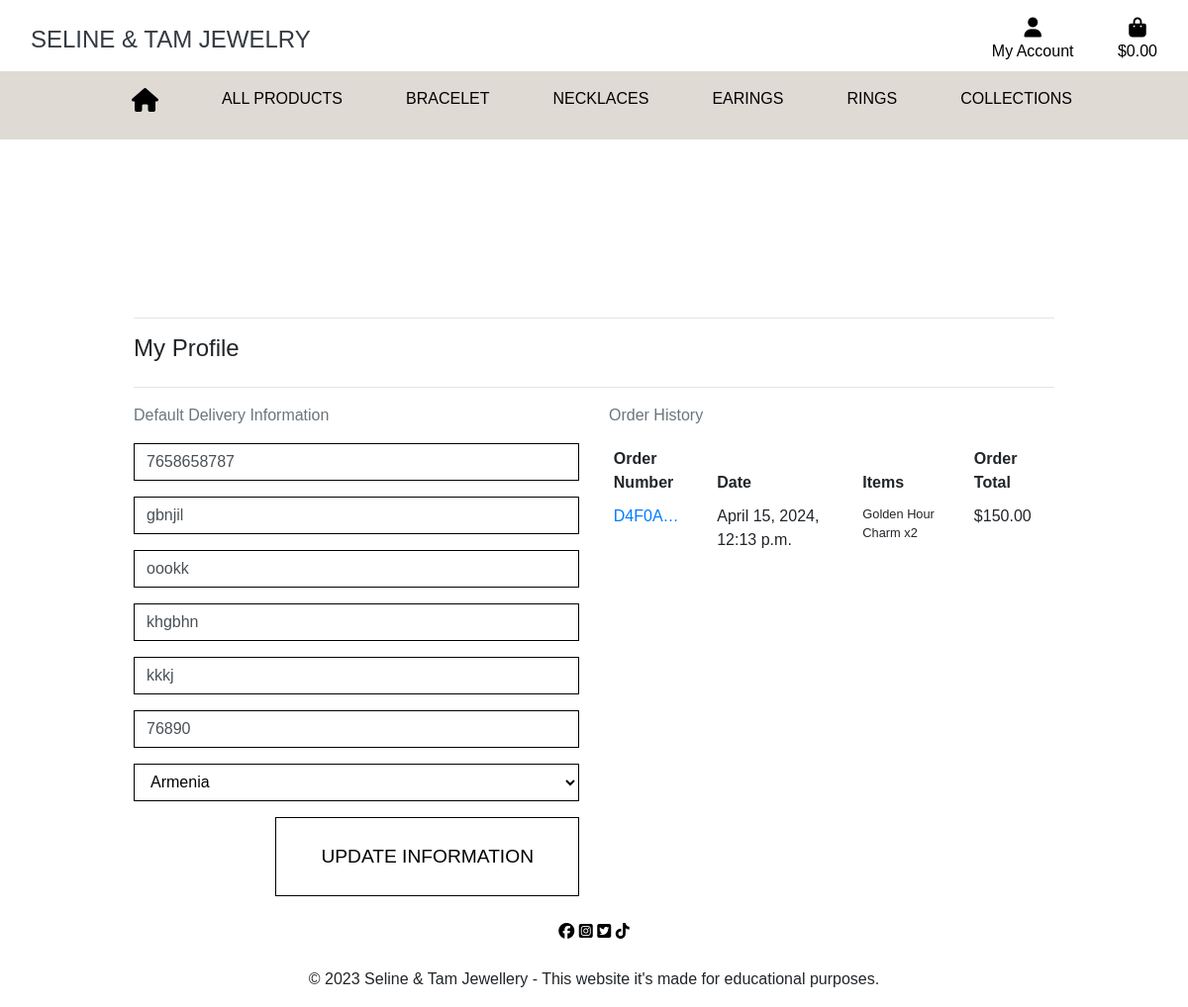
/profile/ (signed in), run on an earlier commit of the app's database.
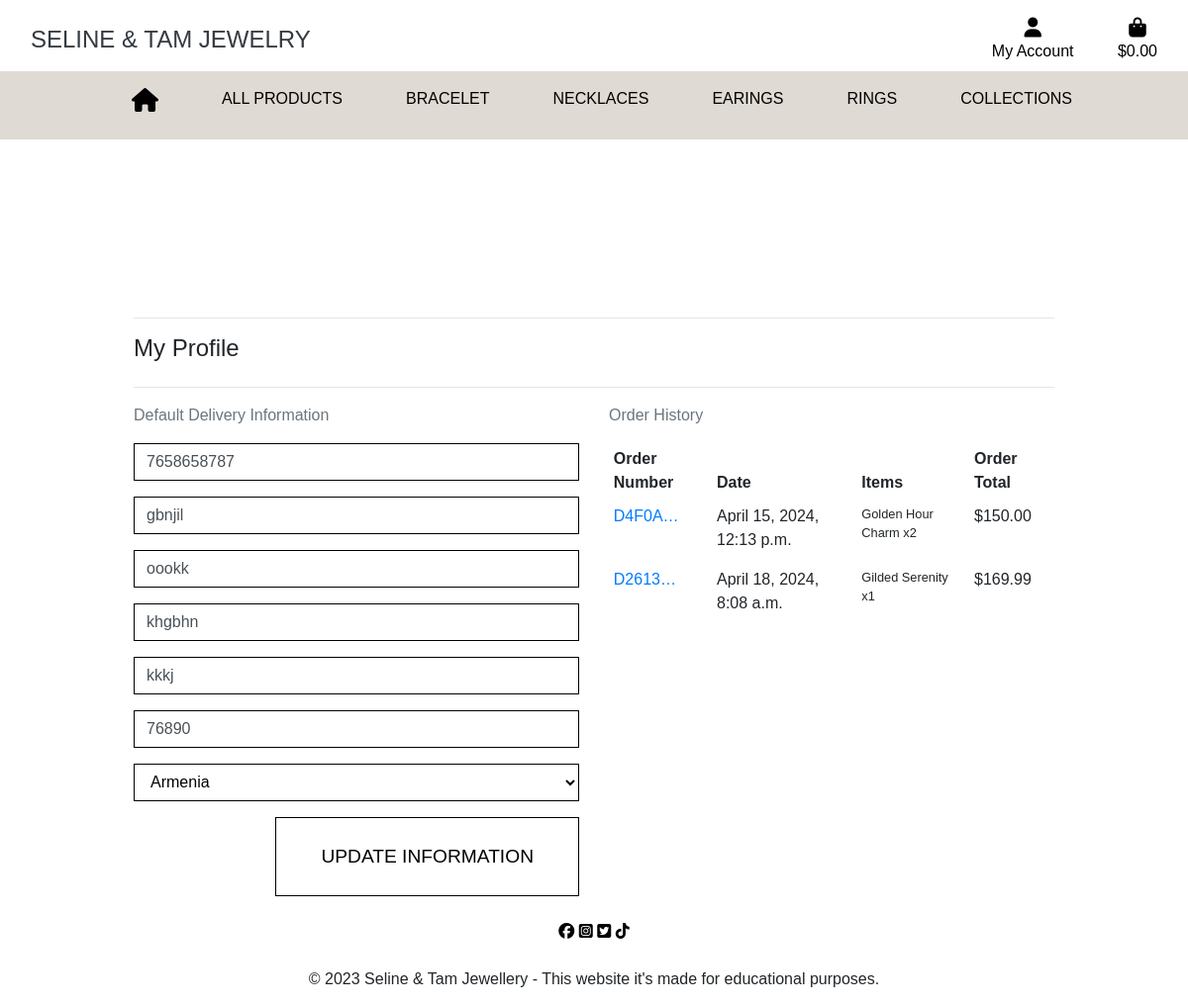
And on a later commit of the database.
### usercheckout/models.py (models this page shows, shortened)
class Order(models.Model):
    user_profile = models.ForeignKey(UserProfile, on_delete=models.SET_NULL,
                                     null=True, blank=True, related_name='orders')
    order_number = models.CharField(max_length=32, null=False, editable=False)
    full_name = models.CharField(max_length=50, null=False, blank=False)
    email = models.EmailField(max_length=254, null=False, blank=False)
    phone_number = models.CharField(max_length=20, null=False, blank=False)
    country = CountryField(blank_label='Country *', null=False, blank=False)
    postcode = models.CharField(max_length=20, null=True, blank=True)
    town_or_city = models.CharField(max_length=40, null=False, blank=False)
    street_address1 = models.CharField(max_length=80, null=False, blank=False)
    street_address2 = models.CharField(max_length=80, null=True, blank=True)
    county = models.CharField(max_length=80, null=True, blank=True)
    date = models.DateTimeField(auto_now_add=True)
    delivery_cost = models.DecimalField(max_digits=6, decimal_places=2, null=False, default=0)
    order_total = models.DecimalField(max_digits=10, decimal_places=2, null=False, default=0)
    grand_total = models.DecimalField(max_digits=10, decimal_places=2, null=False, default=0)
    original_bag = models.TextField(null=False, blank=False, default='')
    stripe_pid = models.CharField(max_length=254, null=False, blank=False, default='')

class OrderLineItem(models.Model):
    order = models.ForeignKey(Order, null=False, blank=False, on_delete=models.CASCADE, related_name='lineitems')
    product = models.ForeignKey(Product, null=False, blank=False, on_delete=models.CASCADE)
    product_size = models.CharField(max_length=2, null=True, blank=True) # XS, S, M, L, XL
    quantity = models.IntegerField(null=False, blank=False, default=0)
    lineitem_total = models.DecimalField(max_digits=6, decimal_places=2, null=False, blank=False, editable=False)

### products/models.py (models this page shows, shortened)
class Product(models.Model):
    collections = models.ForeignKey('Collections', null=True, blank=True, on_delete=models.SET_NULL)
    category = models.ForeignKey('Category', null=True, blank=True, on_delete=models.SET_NULL)
    sku = models.CharField(max_length=254, null=True, blank=True)
    name = models.CharField(max_length=254)
    description = models.TextField()
    price = models.DecimalField(max_digits=6, decimal_places=2)
    rating = models.DecimalField(max_digits=6, decimal_places=2, null=True, blank=True)
    image = models.ImageField(null=True, blank=True)

### profiles/views.py (the view)
# urls.py: path('profile/', include('profiles.urls')),
def profile(request):
    profile = get_object_or_404(UserProfile, user=request.user)
    if request.method == 'POST':
        form = UserProfileForm(request.POST, instance=profile)
        if form.is_valid():
            form.save()
            messages.success(request, 'Profile updated successfully!')
        else:
            messages.error(request, 'Update failed. Please ensure the form is valid.')
    else:
        form = UserProfileForm(instance=profile)
    orders = profile.orders.all()
    template = 'profiles/profile.html'
    context = {
        'form': form,
        'orders': orders,
        'on_profile_page': True
    }
    return render(request, template, context)

### profiles/forms.py
class UserProfileForm(forms.ModelForm):
    class Meta:
        model = UserProfile
        exclude = ('user',)
    def __init__(self, *args, **kwargs):
        super().__init__(*args, **kwargs)
        placeholders = {
            'default_phone_number': 'Phone Number',
            'default_postcode': 'Postal Code',
            'default_town_or_city': 'Town or City',
            'default_street_address1': 'Street Address 1',
            'default_street_address2': 'Street Address 2',
            'default_county': 'County, State or Locality',
        }
        self.fields['default_phone_number'].widget.attrs['autofocus'] = True
        for field in self.fields:
            if field != 'default_country':
                if self.fields[field].required:
                    placeholder = f'{placeholders[field]} *'
                else:
                    placeholder = placeholders[field]
                self.fields[field].widget.attrs['placeholder'] = placeholder
            self.fields[field].widget.attrs['class'] = 'border-black rounded-0 profile-form-input'
            self.fields[field].label = False

### profiles/templates/profiles/profile.html (shortened to what this page needs)
{% extends "base.html" %}
{% load static %}
{% block extra_css %}
    <link rel="stylesheet" href="{% static 'profiles/css/profile.css' %}">
{% endblock %}
{% block page_header %}
    <div class="container header-container">
    </div>
{% endblock %}
{% block content %}
    <div class="overlay"></div>
    <div class="container">
        <div class="row">
            <div class="col">
                <hr>
                <h2 class="logo-font mb-4">My Profile</h2>
                <hr>
            </div>
        </div>
        <div class="row">
            <div class="col-12 col-lg-6">
                <p class="text-muted">Default Delivery Information</p>
                <form class="mt-3" action="{% url 'profiles:profile' %}" method="POST" id="profile-update">
                    {{ form|crispy }}
                    <button class="btn btn-black rounded-0 text-uppercase float-right">Update Information</button>
                </form>
            </div>
            <div class="col-12 col-lg-6">
                <p class="text-muted">Order History</p>
                <div class="order-history table-responsive">
                    <table class="table table-sm table-borderless">
                        <thead>
                            <tr>
                                <th>Order Number</th>
                                <th>Date</th>
                                <th>Items</th>
                                <th>Order Total</th>
                            </tr>
                        </thead>
                        <tbody>
                            {% for order in orders %}
                                <tr>
                                    <td>
                                        <a href="{% url 'profiles:order_history' order.order_number %}"
                                        title="{{ order.order_number }}">
                                            {{ order.order_number|truncatechars:6 }}
                                        </a>
                                    </td>
                                    <td>{{ order.date }}</td>
                                    <td>
                                        <ul class="list-unstyled">
                                            {% for item in order.lineitems.all %}
                                                <li class="small">
                                                    {{ item.product.name }} x{{ item.quantity }}
                                                </li>
                                            {% endfor %}
                                        </ul>
                                    </td>
                                    <td>${{ order.grand_total }}</td>
                                </tr>
                            {% endfor %}
                        </tbody>
                    </table>
                </div>
            </div>
        </div>
{% endblock %}

What changed in the data, as far as the page shows it:
added Order: order_number "D2613…", date "April 18, 2024, 8:08 a.m.", grand_total "169.99"
added OrderLineItem: product.name "Gilded Serenity", quantity "1", shown under "D2613…"
